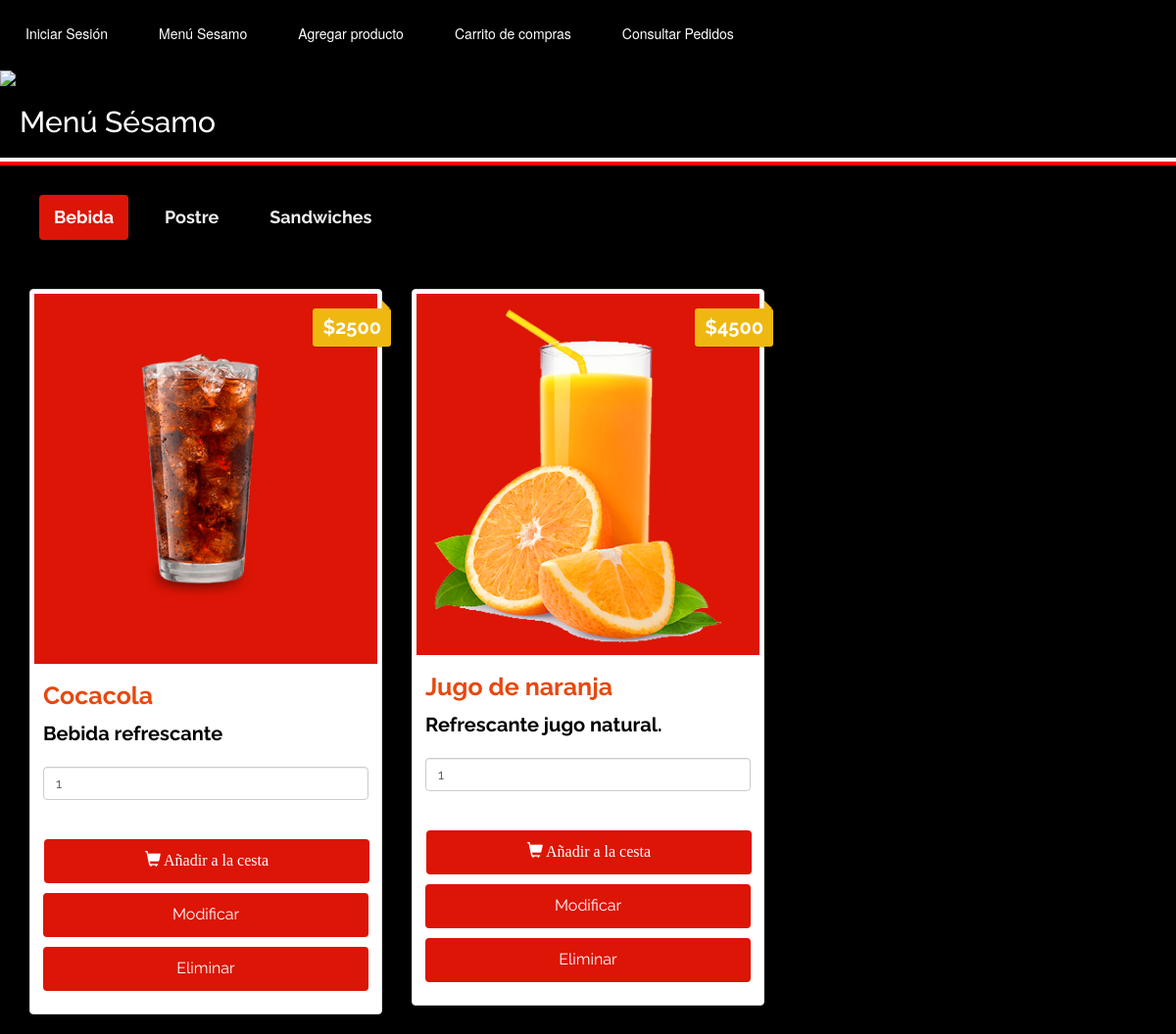
/menuProducto.php, run on the app's committed database.
### tables this page shows
CREATE TABLE IF NOT EXISTS `tipos` (
  `idTipo` int(15) NOT NULL AUTO_INCREMENT,
  `categoria` varchar(20) NOT NULL,
  PRIMARY KEY (`idTipo`)
);

CREATE TABLE IF NOT EXISTS `productos` (
  `idProducto` int(15) NOT NULL AUTO_INCREMENT,
  `idTipo` int(15) NOT NULL,
  `nombre` varchar(20) NOT NULL,
  `descripcion` varchar(80) NOT NULL,
  `foto` varchar(60) DEFAULT NULL,
  `precio` int(20) NOT NULL,
  PRIMARY KEY (`idProducto`),
  KEY `idTipo` (`idTipo`)
);

### menuProducto.php (the view, shortened to what this page needs)
<?php
include("head.php");
?>
    <head>
    <link rel="stylesheet" href="https://maxcdn.bootstrapcdn.com/bootstrap/3.3.6/css/bootstrap.min.css">
    <link rel="stylesheet" href="css/styless.css">
    </head>
    <body style="background-color:#000000;">
        <h1>Menú Sésamo</h1>
        <hr>
        <div class="container site">
            <?php
                echo '<nav> <ul class="nav nav-pills">';
                $db = Database::connect();
                $statement = $db->query('SELECT * FROM tipos');
                $tipos = $statement->fetchAll();
                foreach ($tipos as $category)
                {
                    if($category['idTipo'] == '1')
                        echo '<li role="presentation" class="active"><a href="#'. $category['idTipo'] . '" data-toggle="tab">' . $category['categoria'] . '</a></li>';
                    else
                        echo '<li role="presentation"><a href="#'. $category['idTipo'] . '" data-toggle="tab">' . $category['categoria'] . '</a></li>';
                }
                echo    '</ul>
                      </nav>';
                echo '<div class="tab-content">';
                foreach ($tipos as $category)
                {
                    if($category['idTipo'] == '1')
                        echo '<div class="tab-pane active" id="' . $category['idTipo'] .'">';
                    else
                        echo '<div class="tab-pane" id="' . $category['idTipo'] .'">';
                    echo '<div class="row">';
                    $statement = $db->prepare('SELECT * FROM productos WHERE productos.idTipo = ?');
                    $statement->execute(array($category['idTipo']));
                    while ($producto = $statement->fetch(PDO::FETCH_ASSOC))
                    {
                        echo '<div class="col-sm-6 col-md-4">
                            <div class="thumbnail">';
                                echo '<img src="imagen/' . $producto['foto'] . '" alt="...">
                                <div class="price">$' .$producto['precio']. '</div>
                                <div class="caption">
                                    <h4 class="product-name">'. $producto['nombre'] . '</h4>
                                    <h4 class="product-id" style="display:none;">'.$producto['idProducto']. '</h4>
                                    <p>' . $producto['descripcion'] . '</p>';
                                        echo "<td>";
                                        echo "<input type='number' name='quantity' value='1' class='form-control' />";
                                        echo "</td>";
                                   echo "<button class='btn btn-order add-to-cart' style='    margin-left: 1px;'>";
                                        echo "<span class='glyphicon glyphicon-shopping-cart'></span> Añadir a la cesta";
                                        echo "</button>";
                                    echo '
                                    <a href="editProducto.php?nik='.$producto['idProducto'].'" class="btn btn-order" style="margin-bottom: 10px;" role="button"> Modificar </a></li>
                                    <a href="menuProducto.php?aksi=delete&nik='.$producto['idProducto'].'" class="btn btn-order" role="button" title="Eliminar" onclick="return confirm(\'Esta seguro de borrar los datos?\)"> Eliminar</a>
                                </div>
                            </div>
                        </div>';
                    }
                   echo    '</div>
                </div>';
            }
                echo  '</div>';
                include 'footer.php';
            ?>
    </body>
</html>

### head.php (shortened to what this page needs)
<!DOCTYPE html>
<html lang="es">
<head>
    <link rel="stylesheet" href="css/styless.css">
    <link href="libs/css/bootstrap.css" rel="stylesheet" media="screen">
</head>
<ul style="margin-bottom: 0px;">
    <li><a href="default.html">Iniciar Sesión</a></li>
    <li><a href="menuProducto.php">Menú Sesamo</a></li>
    <li><a href="addProducto.php">Agregar producto</a></li>
    <li><a href="carro.php">Carrito de compras</a></li>
    <li><a href="consultarPedido.php">Consultar Pedidos</a></li>
</ul>
<div>
    <img src="imagen/inicio.png" width="100%">
</div>

### footer.php (shortened to what this page needs)
    </div>
</body>
</html>

### css/styless.css (style rules this page uses)
body { background: url(../images/bg.png); }
.site { font-family: 'Raleway', sans-serif; font-weight: bold; }
.nav { margin-bottom: 40px; }
.thumbnail { display: block; padding: 4px; margin-bottom: 20px; line-height: 1.42857143; background-color: #fff; border: 1px solid #ddd; border-radius: 4px; }
.thumbnail img { background:#dc1506; }
.price { background: #efb810;; box-shadow: 0 1px rgba(0,0,0,0.2); -moz-box-shadow: 0 1px rgba(0,0,0,0.2); -webkit-box-shadow: 0 1px rgba(0,0,0,0.2); color: #fff; font-weight:bold; position: absolute; right: 6px; top: 20px; padding: 5px 10px; font-size: 20px; border-radius: 3px; }
.price:before { border: 4px solid transparent; border-bottom: 4px solid #efb810; border-left: 4px solid #efb810; content: ""; position: absolute; right: 1px; top: -8px; }
.caption > h4 { color: #e7480f; font-size: 25px; font-weight:bold; }
ul { list-style-type: none; margin: 0; padding: 0; overflow: hidden; background-color: #000000; position: relative }
li { float: left; }
li a, button { display: block; color: white; text-align: center; padding: 14px 16px; text-decoration: none; margin: 10px; }
.nav-pills>li.active>a, .nav-pills>li.active>a:focus, .nav-pills>li.active>a:hover { background: #dc1506; }
.nav>li>a { color: #eee; font-size: 18px; }
.btn-order { margin-bottom: 10px; width: 100%; padding: 10px; font-size: 16px; color: #fff; background-color: #dc1506; text-decoration: none; margin-bottom: 10px; }
h1 { color: white; font-family: 'Raleway', sans-serif; font-size:30px; font-style: normal; margin:20px; }
hr { border-top: 4px solid#ffff; border-bottom: 4px solid #ff0000; }
p { color: rgb(0, 0, 0); font-family: 'Raleway', sans-serif; font-weight:bold; font-size: 20px; }
body { margin:0; }
input, textarea, select { display: block; padding:10px; font-size: 1rem; font-weight: 400; line-height: 1.5; margin-top: 20px; margin-bottom: 20px; width : 100%; box-sizing: border-box; }
button { background-color: #dc1506; font-family: 'Lobster', cursive; margin-top:20px; font-size: 20px; }
button, html input[type="button"], input[type="reset"], input[type="submit"] { -webkit-appearance: button; cursor: pointer; }

### data on the page
tipos: categoria "Bebida"
tipos: categoria "Postre"
tipos: categoria "Sandwiches"
productos: foto (picture), precio "2500", nombre "Cocacola", descripcion "Bebida refrescante"
productos: foto (picture), precio "4500", nombre "Jugo de naranja", descripcion "Refrescante jugo natural."
